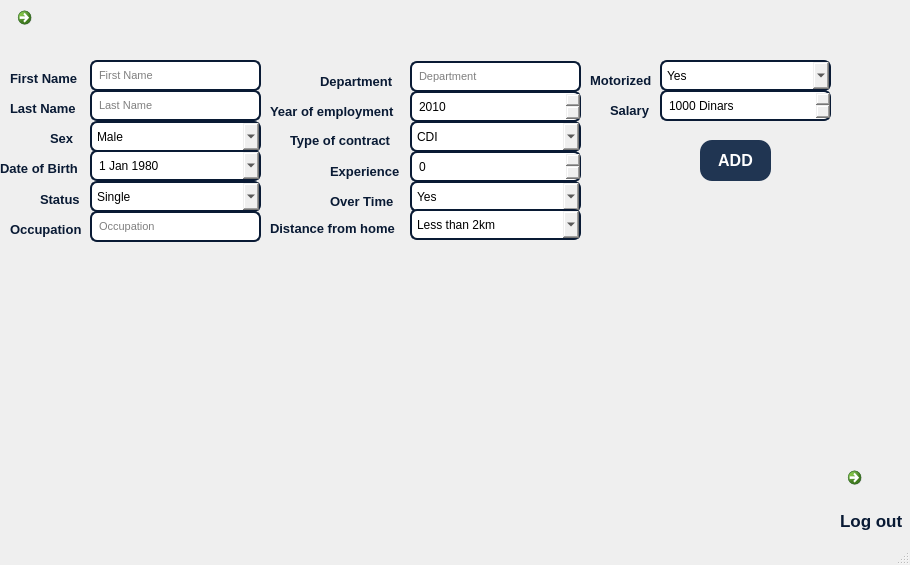
<?xml version="1.0" encoding="UTF-8"?>
<ui version="4.0">
 <class>MainWindow</class>
 <widget class="QMainWindow" name="MainWindow">
  <property name="geometry">
   <rect>
    <x>0</x>
    <y>0</y>
    <width>910</width>
    <height>565</height>
   </rect>
  </property>
  <property name="windowTitle">
   <string>Sign in</string>
  </property>
  <property name="windowIcon">
   <iconset>
    <normaloff>../../../Desktop/GRAPHICS/UI/ic_real_name_authentication_527859.png</normaloff>../../../Desktop/GRAPHICS/UI/ic_real_name_authentication_527859.png</iconset>
  </property>
  <property name="toolButtonStyle">
   <enum>Qt::ToolButtonIconOnly</enum>
  </property>
  <widget class="QWidget" name="centralwidget">
   <widget class="QLabel" name="label">
    <property name="geometry">
     <rect>
      <x>-180</x>
      <y>0</y>
      <width>1200</width>
      <height>600</height>
     </rect>
    </property>
    <property name="font">
     <font>
      <pointsize>12</pointsize>
     </font>
    </property>
    <property name="cursor">
     <cursorShape>PointingHandCursor</cursorShape>
    </property>
    <property name="mouseTracking">
     <bool>false</bool>
    </property>
    <property name="tabletTracking">
     <bool>false</bool>
    </property>
    <property name="whatsThis">
     <string/>
    </property>
    <property name="autoFillBackground">
     <bool>false</bool>
    </property>
    <property name="text">
     <string/>
    </property>
    <property name="pixmap">
     <pixmap>turnover1.jpg</pixmap>
    </property>
    <property name="scaledContents">
     <bool>true</bool>
    </property>
    <property name="wordWrap">
     <bool>true</bool>
    </property>
    <property name="openExternalLinks">
     <bool>true</bool>
    </property>
   </widget>
   <widget class="QLabel" name="label_5">
    <property name="geometry">
     <rect>
      <x>840</x>
      <y>500</y>
      <width>71</width>
      <height>41</height>
     </rect>
    </property>
    <property name="font">
     <font>
      <pointsize>13</pointsize>
      <weight>75</weight>
      <italic>false</italic>
      <bold>true</bold>
     </font>
    </property>
    <property name="styleSheet">
     <string notr="true">color: rgb(9, 26, 52);</string>
    </property>
    <property name="text">
     <string>Log out</string>
    </property>
   </widget>
   <widget class="QCommandLinkButton" name="commandLinkButton_3">
    <property name="geometry">
     <rect>
      <x>840</x>
      <y>460</y>
      <width>61</width>
      <height>61</height>
     </rect>
    </property>
    <property name="cursor">
     <cursorShape>PointingHandCursor</cursorShape>
    </property>
    <property name="text">
     <string/>
    </property>
    <property name="icon">
     <iconset>
      <normaloff>logout.png</normaloff>logout.png</iconset>
    </property>
    <property name="iconSize">
     <size>
      <width>50</width>
      <height>50</height>
     </size>
    </property>
   </widget>
   <widget class="QWidget" name="layoutWidget">
    <property name="geometry">
     <rect>
      <x>0</x>
      <y>0</y>
      <width>2</width>
      <height>2</height>
     </rect>
    </property>
    <layout class="QHBoxLayout" name="horizontalLayout"/>
   </widget>
   <widget class="QCommandLinkButton" name="commandLinkButton_6">
    <property name="geometry">
     <rect>
      <x>10</x>
      <y>0</y>
      <width>41</width>
      <height>51</height>
     </rect>
    </property>
    <property name="text">
     <string/>
    </property>
    <property name="icon">
     <iconset>
      <normaloff>back_icon.png</normaloff>back_icon.png</iconset>
    </property>
    <property name="iconSize">
     <size>
      <width>40</width>
      <height>40</height>
     </size>
    </property>
   </widget>
   <widget class="QPushButton" name="pushButton">
    <property name="enabled">
     <bool>true</bool>
    </property>
    <property name="geometry">
     <rect>
      <x>700</x>
      <y>140</y>
      <width>71</width>
      <height>41</height>
     </rect>
    </property>
    <property name="font">
     <font>
      <pointsize>12</pointsize>
      <weight>75</weight>
      <bold>true</bold>
     </font>
    </property>
    <property name="cursor">
     <cursorShape>PointingHandCursor</cursorShape>
    </property>
    <property name="styleSheet">
     <string notr="true">color: rgb(255, 255, 255);
background-color: rgb(32, 53, 82);
border-radius: 12px;
box-shadow: 0 8px 16px 0 rgba(0,0,0,0.2), 0 6px 20px 0 rgba(0,0,0,0.19);
box-shadow: 0 5px #666;
transform: translateY(4px) ;
</string>
    </property>
    <property name="inputMethodHints">
     <set>Qt::ImhNone</set>
    </property>
    <property name="text">
     <string>ADD</string>
    </property>
    <property name="icon">
     <iconset>
      <normaloff>../../../Desktop/GRAPHICS/UI/unlock.png</normaloff>../../../Desktop/GRAPHICS/UI/unlock.png</iconset>
    </property>
    <property name="checkable">
     <bool>false</bool>
    </property>
    <property name="checked">
     <bool>false</bool>
    </property>
    <property name="autoRepeat">
     <bool>false</bool>
    </property>
    <property name="autoExclusive">
     <bool>false</bool>
    </property>
    <property name="default">
     <bool>true</bool>
    </property>
    <property name="flat">
     <bool>false</bool>
    </property>
   </widget>
   <widget class="QLineEdit" name="lineEdit">
    <property name="geometry">
     <rect>
      <x>90</x>
      <y>60</y>
      <width>171</width>
      <height>31</height>
     </rect>
    </property>
    <property name="font">
     <font>
      <pointsize>8</pointsize>
     </font>
    </property>
    <property name="tabletTracking">
     <bool>false</bool>
    </property>
    <property name="autoFillBackground">
     <bool>false</bool>
    </property>
    <property name="styleSheet">
     <string notr="true">border: 1.5px solid  rgb(9, 26, 52); 
border-radius: 7px;
padding: 5px 5px;
</string>
    </property>
    <property name="text">
     <string/>
    </property>
    <property name="placeholderText">
     <string>First Name</string>
    </property>
   </widget>
   <widget class="QLabel" name="label_3">
    <property name="geometry">
     <rect>
      <x>10</x>
      <y>70</y>
      <width>71</width>
      <height>16</height>
     </rect>
    </property>
    <property name="font">
     <font>
      <pointsize>10</pointsize>
      <weight>75</weight>
      <italic>false</italic>
      <bold>true</bold>
     </font>
    </property>
    <property name="styleSheet">
     <string notr="true">color: rgb(9, 26, 52);</string>
    </property>
    <property name="text">
     <string>First Name</string>
    </property>
   </widget>
   <widget class="QLabel" name="label_4">
    <property name="geometry">
     <rect>
      <x>10</x>
      <y>100</y>
      <width>71</width>
      <height>16</height>
     </rect>
    </property>
    <property name="font">
     <font>
      <pointsize>10</pointsize>
      <weight>75</weight>
      <italic>false</italic>
      <bold>true</bold>
     </font>
    </property>
    <property name="styleSheet">
     <string notr="true">color: rgb(9, 26, 52);</string>
    </property>
    <property name="text">
     <string>Last Name</string>
    </property>
   </widget>
   <widget class="QLineEdit" name="lineEdit_2">
    <property name="geometry">
     <rect>
      <x>90</x>
      <y>90</y>
      <width>171</width>
      <height>31</height>
     </rect>
    </property>
    <property name="font">
     <font>
      <pointsize>8</pointsize>
     </font>
    </property>
    <property name="tabletTracking">
     <bool>false</bool>
    </property>
    <property name="autoFillBackground">
     <bool>false</bool>
    </property>
    <property name="styleSheet">
     <string notr="true">border: 1.5px solid  rgb(9, 26, 52); 
border-radius: 7px;
padding: 5px 5px;
</string>
    </property>
    <property name="text">
     <string/>
    </property>
    <property name="placeholderText">
     <string>Last Name</string>
    </property>
   </widget>
   <widget class="QDateEdit" name="dateEdit">
    <property name="geometry">
     <rect>
      <x>90</x>
      <y>150</y>
      <width>171</width>
      <height>31</height>
     </rect>
    </property>
    <property name="styleSheet">
     <string notr="true">border: 1.5px solid  rgb(9, 26, 52); 
border-radius: 7px;
padding: 5px 5px;
</string>
    </property>
    <property name="readOnly">
     <bool>false</bool>
    </property>
    <property name="showGroupSeparator" stdset="0">
     <bool>true</bool>
    </property>
    <property name="dateTime">
     <datetime>
      <hour>0</hour>
      <minute>0</minute>
      <second>0</second>
      <year>1980</year>
      <month>1</month>
      <day>1</day>
     </datetime>
    </property>
    <property name="maximumDate">
     <date>
      <year>2010</year>
      <month>12</month>
      <day>31</day>
     </date>
    </property>
    <property name="minimumDate">
     <date>
      <year>1950</year>
      <month>9</month>
      <day>14</day>
     </date>
    </property>
    <property name="calendarPopup">
     <bool>true</bool>
    </property>
    <property name="date">
     <date>
      <year>1980</year>
      <month>1</month>
      <day>1</day>
     </date>
    </property>
   </widget>
   <widget class="QLabel" name="label_6">
    <property name="geometry">
     <rect>
      <x>0</x>
      <y>160</y>
      <width>91</width>
      <height>16</height>
     </rect>
    </property>
    <property name="font">
     <font>
      <pointsize>10</pointsize>
      <weight>75</weight>
      <italic>false</italic>
      <bold>true</bold>
     </font>
    </property>
    <property name="styleSheet">
     <string notr="true">color: rgb(9, 26, 52);</string>
    </property>
    <property name="text">
     <string>Date of Birth</string>
    </property>
   </widget>
   <widget class="QLabel" name="label_7">
    <property name="geometry">
     <rect>
      <x>50</x>
      <y>130</y>
      <width>31</width>
      <height>16</height>
     </rect>
    </property>
    <property name="font">
     <font>
      <pointsize>10</pointsize>
      <weight>75</weight>
      <italic>false</italic>
      <bold>true</bold>
     </font>
    </property>
    <property name="styleSheet">
     <string notr="true">color: rgb(9, 26, 52);</string>
    </property>
    <property name="text">
     <string>Sex</string>
    </property>
   </widget>
   <widget class="QComboBox" name="comboBox">
    <property name="geometry">
     <rect>
      <x>90</x>
      <y>121</y>
      <width>171</width>
      <height>31</height>
     </rect>
    </property>
    <property name="styleSheet">
     <string notr="true">border: 1.5px solid  rgb(9, 26, 52); 
border-radius: 7px;
padding: 5px 5px;
</string>
    </property>
    <item>
     <property name="text">
      <string>Male</string>
     </property>
    </item>
    <item>
     <property name="text">
      <string>Female</string>
     </property>
    </item>
   </widget>
   <widget class="QLabel" name="label_8">
    <property name="geometry">
     <rect>
      <x>40</x>
      <y>191</y>
      <width>51</width>
      <height>16</height>
     </rect>
    </property>
    <property name="font">
     <font>
      <pointsize>10</pointsize>
      <weight>75</weight>
      <italic>false</italic>
      <bold>true</bold>
     </font>
    </property>
    <property name="styleSheet">
     <string notr="true">color: rgb(9, 26, 52);</string>
    </property>
    <property name="text">
     <string>Status</string>
    </property>
   </widget>
   <widget class="QComboBox" name="comboBox_2">
    <property name="geometry">
     <rect>
      <x>90</x>
      <y>181</y>
      <width>171</width>
      <height>31</height>
     </rect>
    </property>
    <property name="styleSheet">
     <string notr="true">border: 1.5px solid  rgb(9, 26, 52); 
border-radius: 7px;
padding: 5px 5px;
</string>
    </property>
    <item>
     <property name="text">
      <string>Single</string>
     </property>
    </item>
    <item>
     <property name="text">
      <string>Engaged</string>
     </property>
    </item>
    <item>
     <property name="text">
      <string>Married</string>
     </property>
    </item>
    <item>
     <property name="text">
      <string>Divorced</string>
     </property>
    </item>
    <item>
     <property name="text">
      <string>Widowed</string>
     </property>
    </item>
   </widget>
   <widget class="QLabel" name="label_10">
    <property name="geometry">
     <rect>
      <x>330</x>
      <y>191</y>
      <width>71</width>
      <height>20</height>
     </rect>
    </property>
    <property name="font">
     <font>
      <pointsize>10</pointsize>
      <weight>75</weight>
      <italic>false</italic>
      <bold>true</bold>
     </font>
    </property>
    <property name="styleSheet">
     <string notr="true">color: rgb(9, 26, 52);</string>
    </property>
    <property name="text">
     <string>Over Time</string>
    </property>
   </widget>
   <widget class="QDateEdit" name="dateEdit_2">
    <property name="geometry">
     <rect>
      <x>410</x>
      <y>91</y>
      <width>171</width>
      <height>31</height>
     </rect>
    </property>
    <property name="styleSheet">
     <string notr="true">border: 1.5px solid  rgb(9, 26, 52); 
border-radius: 7px;
padding: 5px 5px;
</string>
    </property>
    <property name="readOnly">
     <bool>false</bool>
    </property>
    <property name="showGroupSeparator" stdset="0">
     <bool>true</bool>
    </property>
    <property name="dateTime">
     <datetime>
      <hour>0</hour>
      <minute>0</minute>
      <second>0</second>
      <year>2010</year>
      <month>1</month>
      <day>1</day>
     </datetime>
    </property>
    <property name="maximumDate">
     <date>
      <year>2010</year>
      <month>12</month>
      <day>31</day>
     </date>
    </property>
    <property name="minimumDate">
     <date>
      <year>1950</year>
      <month>9</month>
      <day>14</day>
     </date>
    </property>
    <property name="displayFormat">
     <string>yyyy</string>
    </property>
    <property name="calendarPopup">
     <bool>false</bool>
    </property>
    <property name="date">
     <date>
      <year>2010</year>
      <month>1</month>
      <day>1</day>
     </date>
    </property>
   </widget>
   <widget class="QLabel" name="label_11">
    <property name="geometry">
     <rect>
      <x>270</x>
      <y>101</y>
      <width>131</width>
      <height>20</height>
     </rect>
    </property>
    <property name="font">
     <font>
      <pointsize>10</pointsize>
      <weight>75</weight>
      <italic>false</italic>
      <bold>true</bold>
     </font>
    </property>
    <property name="styleSheet">
     <string notr="true">color: rgb(9, 26, 52);</string>
    </property>
    <property name="text">
     <string>Year of employment</string>
    </property>
   </widget>
   <widget class="QLabel" name="label_12">
    <property name="geometry">
     <rect>
      <x>330</x>
      <y>161</y>
      <width>71</width>
      <height>20</height>
     </rect>
    </property>
    <property name="font">
     <font>
      <pointsize>10</pointsize>
      <weight>75</weight>
      <italic>false</italic>
      <bold>true</bold>
     </font>
    </property>
    <property name="styleSheet">
     <string notr="true">color: rgb(9, 26, 52);</string>
    </property>
    <property name="text">
     <string>Experience</string>
    </property>
   </widget>
   <widget class="QSpinBox" name="spinBox">
    <property name="geometry">
     <rect>
      <x>410</x>
      <y>151</y>
      <width>171</width>
      <height>31</height>
     </rect>
    </property>
    <property name="styleSheet">
     <string notr="true">border: 1.5px solid  rgb(9, 26, 52); 
border-radius: 7px;
padding: 5px 5px;
</string>
    </property>
   </widget>
   <widget class="QComboBox" name="comboBox_4">
    <property name="geometry">
     <rect>
      <x>410</x>
      <y>181</y>
      <width>171</width>
      <height>31</height>
     </rect>
    </property>
    <property name="styleSheet">
     <string notr="true">border: 1.5px solid  rgb(9, 26, 52); 
border-radius: 7px;
padding: 5px 5px;
</string>
    </property>
    <item>
     <property name="text">
      <string>Yes</string>
     </property>
    </item>
    <item>
     <property name="text">
      <string>No</string>
     </property>
    </item>
   </widget>
   <widget class="QLineEdit" name="lineEdit_4">
    <property name="geometry">
     <rect>
      <x>410</x>
      <y>61</y>
      <width>171</width>
      <height>31</height>
     </rect>
    </property>
    <property name="font">
     <font>
      <pointsize>8</pointsize>
     </font>
    </property>
    <property name="tabletTracking">
     <bool>false</bool>
    </property>
    <property name="autoFillBackground">
     <bool>false</bool>
    </property>
    <property name="styleSheet">
     <string notr="true">border: 1.5px solid  rgb(9, 26, 52); 
border-radius: 7px;
padding: 5px 5px;
</string>
    </property>
    <property name="text">
     <string/>
    </property>
    <property name="placeholderText">
     <string>Department</string>
    </property>
   </widget>
   <widget class="QLabel" name="label_13">
    <property name="geometry">
     <rect>
      <x>320</x>
      <y>71</y>
      <width>81</width>
      <height>20</height>
     </rect>
    </property>
    <property name="font">
     <font>
      <pointsize>10</pointsize>
      <weight>75</weight>
      <italic>false</italic>
      <bold>true</bold>
     </font>
    </property>
    <property name="styleSheet">
     <string notr="true">color: rgb(9, 26, 52);</string>
    </property>
    <property name="text">
     <string>Department</string>
    </property>
   </widget>
   <widget class="QLineEdit" name="lineEdit_3">
    <property name="geometry">
     <rect>
      <x>90</x>
      <y>211</y>
      <width>171</width>
      <height>31</height>
     </rect>
    </property>
    <property name="font">
     <font>
      <pointsize>8</pointsize>
     </font>
    </property>
    <property name="tabletTracking">
     <bool>false</bool>
    </property>
    <property name="autoFillBackground">
     <bool>false</bool>
    </property>
    <property name="styleSheet">
     <string notr="true">border: 1.5px solid  rgb(9, 26, 52); 
border-radius: 7px;
padding: 5px 5px;
</string>
    </property>
    <property name="text">
     <string/>
    </property>
    <property name="placeholderText">
     <string>Occupation</string>
    </property>
   </widget>
   <widget class="QLabel" name="label_9">
    <property name="geometry">
     <rect>
      <x>10</x>
      <y>221</y>
      <width>71</width>
      <height>16</height>
     </rect>
    </property>
    <property name="font">
     <font>
      <pointsize>10</pointsize>
      <weight>75</weight>
      <italic>false</italic>
      <bold>true</bold>
     </font>
    </property>
    <property name="styleSheet">
     <string notr="true">color: rgb(9, 26, 52);</string>
    </property>
    <property name="text">
     <string>Occupation</string>
    </property>
   </widget>
   <widget class="QLabel" name="label_14">
    <property name="geometry">
     <rect>
      <x>610</x>
      <y>100</y>
      <width>41</width>
      <height>20</height>
     </rect>
    </property>
    <property name="font">
     <font>
      <pointsize>10</pointsize>
      <weight>75</weight>
      <italic>false</italic>
      <bold>true</bold>
     </font>
    </property>
    <property name="styleSheet">
     <string notr="true">color: rgb(9, 26, 52);</string>
    </property>
    <property name="text">
     <string>Salary</string>
    </property>
   </widget>
   <widget class="QSpinBox" name="spinBox_2">
    <property name="geometry">
     <rect>
      <x>660</x>
      <y>90</y>
      <width>171</width>
      <height>31</height>
     </rect>
    </property>
    <property name="styleSheet">
     <string notr="true">border: 1.5px solid  rgb(9, 26, 52); 
border-radius: 7px;
padding: 5px 5px;
</string>
    </property>
    <property name="suffix">
     <string> Dinars</string>
    </property>
    <property name="maximum">
     <number>100000</number>
    </property>
    <property name="singleStep">
     <number>5</number>
    </property>
    <property name="value">
     <number>1000</number>
    </property>
   </widget>
   <widget class="QLabel" name="label_15">
    <property name="geometry">
     <rect>
      <x>290</x>
      <y>130</y>
      <width>111</width>
      <height>20</height>
     </rect>
    </property>
    <property name="font">
     <font>
      <pointsize>10</pointsize>
      <weight>75</weight>
      <italic>false</italic>
      <bold>true</bold>
     </font>
    </property>
    <property name="styleSheet">
     <string notr="true">color: rgb(9, 26, 52);</string>
    </property>
    <property name="text">
     <string>Type of contract</string>
    </property>
   </widget>
   <widget class="QComboBox" name="comboBox_3">
    <property name="geometry">
     <rect>
      <x>410</x>
      <y>121</y>
      <width>171</width>
      <height>31</height>
     </rect>
    </property>
    <property name="styleSheet">
     <string notr="true">border: 1.5px solid  rgb(9, 26, 52); 
border-radius: 7px;
padding: 5px 5px;
</string>
    </property>
    <item>
     <property name="text">
      <string>CDI</string>
     </property>
    </item>
    <item>
     <property name="text">
      <string>CDD</string>
     </property>
    </item>
    <item>
     <property name="text">
      <string>SIVP</string>
     </property>
    </item>
    <item>
     <property name="text">
      <string>Karama</string>
     </property>
    </item>
   </widget>
   <widget class="QComboBox" name="comboBox_5">
    <property name="geometry">
     <rect>
      <x>410</x>
      <y>209</y>
      <width>171</width>
      <height>31</height>
     </rect>
    </property>
    <property name="styleSheet">
     <string notr="true">border: 1.5px solid  rgb(9, 26, 52); 
border-radius: 7px;
padding: 5px 5px;
</string>
    </property>
    <item>
     <property name="text">
      <string>Less than 2km</string>
     </property>
    </item>
    <item>
     <property name="text">
      <string>Between 2 and 10km</string>
     </property>
    </item>
    <item>
     <property name="text">
      <string>Between 10 and 20km</string>
     </property>
    </item>
    <item>
     <property name="text">
      <string>More than 20km</string>
     </property>
    </item>
   </widget>
   <widget class="QLabel" name="label_17">
    <property name="geometry">
     <rect>
      <x>270</x>
      <y>218</y>
      <width>131</width>
      <height>20</height>
     </rect>
    </property>
    <property name="font">
     <font>
      <pointsize>10</pointsize>
      <weight>75</weight>
      <italic>false</italic>
      <bold>true</bold>
     </font>
    </property>
    <property name="styleSheet">
     <string notr="true">color: rgb(9, 26, 52);</string>
    </property>
    <property name="text">
     <string>Distance from home</string>
    </property>
   </widget>
   <widget class="QLabel" name="label_18">
    <property name="geometry">
     <rect>
      <x>590</x>
      <y>70</y>
      <width>71</width>
      <height>20</height>
     </rect>
    </property>
    <property name="font">
     <font>
      <pointsize>10</pointsize>
      <weight>75</weight>
      <italic>false</italic>
      <bold>true</bold>
     </font>
    </property>
    <property name="styleSheet">
     <string notr="true">color: rgb(9, 26, 52);</string>
    </property>
    <property name="text">
     <string>Motorized</string>
    </property>
   </widget>
   <widget class="QComboBox" name="comboBox_6">
    <property name="geometry">
     <rect>
      <x>660</x>
      <y>60</y>
      <width>171</width>
      <height>31</height>
     </rect>
    </property>
    <property name="styleSheet">
     <string notr="true">border: 1.5px solid  rgb(9, 26, 52); 
border-radius: 7px;
padding: 5px 5px;
</string>
    </property>
    <item>
     <property name="text">
      <string>Yes</string>
     </property>
    </item>
    <item>
     <property name="text">
      <string>No</string>
     </property>
    </item>
   </widget>
  </widget>
  <widget class="QMenuBar" name="menubar">
   <property name="geometry">
    <rect>
     <x>0</x>
     <y>0</y>
     <width>910</width>
     <height>21</height>
    </rect>
   </property>
  </widget>
  <widget class="QStatusBar" name="statusbar"/>
 </widget>
 <resources>
  <include location="../../../.designer/testt.qrc"/>
 </resources>
 <connections/>
</ui>
